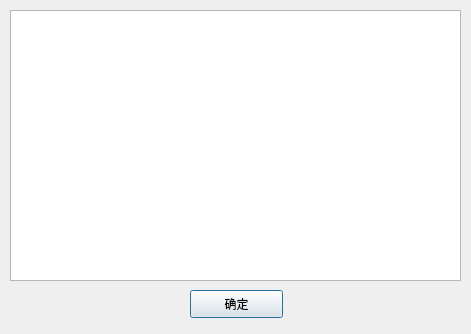
<?xml version="1.0" encoding="UTF-8"?>
<ui version="4.0">
 <class>RandomEventDialog</class>
 <widget class="QDialog" name="RandomEventDialog">
  <property name="geometry">
   <rect>
    <x>0</x>
    <y>0</y>
    <width>471</width>
    <height>334</height>
   </rect>
  </property>
  <property name="windowTitle">
   <string>【突发事件！！！】</string>
  </property>
  <widget class="QPushButton" name="pushButton">
   <property name="geometry">
    <rect>
     <x>190</x>
     <y>290</y>
     <width>93</width>
     <height>28</height>
    </rect>
   </property>
   <property name="text">
    <string>确定</string>
   </property>
  </widget>
  <widget class="QTextBrowser" name="textBrowser">
   <property name="geometry">
    <rect>
     <x>10</x>
     <y>10</y>
     <width>451</width>
     <height>271</height>
    </rect>
   </property>
   <property name="font">
    <font>
     <family>微软雅黑</family>
     <pointsize>16</pointsize>
    </font>
   </property>
  </widget>
 </widget>
 <resources/>
 <connections>
  <connection>
   <sender>pushButton</sender>
   <signal>clicked()</signal>
   <receiver>RandomEventDialog</receiver>
   <slot>close()</slot>
   <hints>
    <hint type="sourcelabel">
     <x>236</x>
     <y>303</y>
    </hint>
    <hint type="destinationlabel">
     <x>235</x>
     <y>167</y>
    </hint>
   </hints>
  </connection>
 </connections>
</ui>
